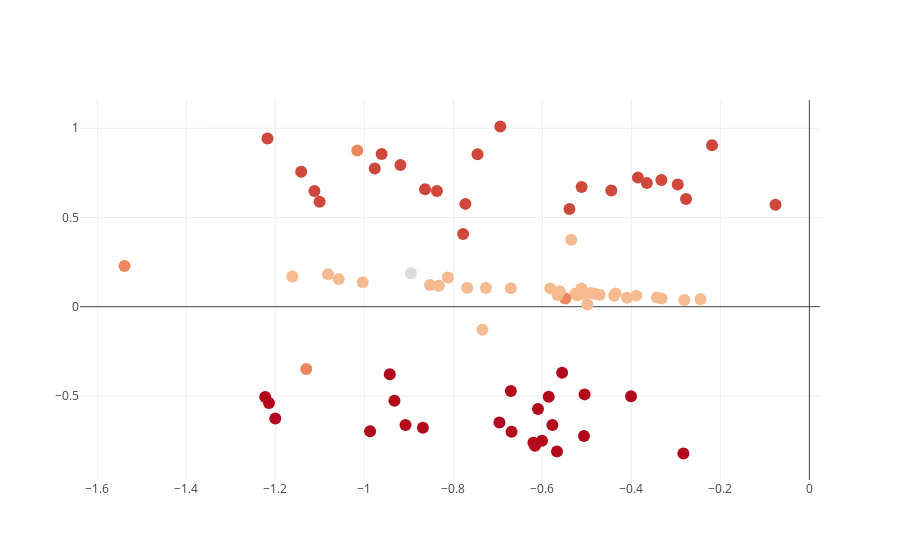

The notebook cell saved with this chart:
### Markdown cell above
What is interesting to note about the clustering without Personality Insights enrichment is that it appears to have a very clear stratification from -1 to 1.  These clusters appear to be somewhat intuitively grouped together.  What about when we run the same algorithm on the PI-enriched data?

### Code cell
## For Enriched Features
data = [go.Scatter(x = pcaDF.PC2_ENRICHED, 
                   y = pcaDF.PC1_ENRICHED, 
                   mode = 'markers',
                   name = 'Clusters with PI',
                   marker = dict(color = pcaDF.PI_PREDICTIONS, size = '12'),
                   text = pcaDF.PI_PREDICTIONS
                                 )
       ]

plotly.offline.iplot(data)

### Figure 1 — Plotly figure (JSON) as saved in the notebook; plotly's stock layout.template omitted (floating-point values rounded to 4 significant figures)
{"data": [{"marker": {"color": [3, 3, 3, 3, 2, 3, 3, 3, 3, 3, 3, 3, 3, 3, 3, 3, 3, 3, 3, 3, 3, 3, 3, 1, 3, 1, 1, 1, 1, 1, 2, 0, 1, 1, 1, 1, 1, 1, 1, 1, 1, 1, 1, 1, 1, 1, 1, 1, 1, 1, 1, 1, 1, 1, 1, 2, 1, 1, 1, 4, 2, 4, 4, 4, 4, 4, 4, 4, 4, 4, 4, 4, 4, 4, 4, 4, 4, 4, 4, 4, 4, 4, 4], "size": "12"}, "mode": "markers", "name": "Clusters with PI", "text": [3, 3, 3, 3, 2, 3, 3, 3, 3, 3, 3, 3, 3, 3, 3, 3, 3, 3, 3, 3, 3, 3, 3, 1, 3, 1, 1, 1, 1, 1, 2, 0, 1, 1, 1, 1, 1, 1, 1, 1, 1, 1, 1, 1, 1, 1, 1, 1, 1, 1, 1, 1, 1, 1, 1, 2, 1, 1, 1, 4, 2, 4, 4, 4, 4, 4, 4, 4, 4, 4, 4, 4, 4, 4, 4, 4, 4, 4, 4, 4, 4, 4, 4], "type": "scatter", "x": [-0.6945, -0.2187, -0.9612, -1.218, -1.016, -0.7456, -0.3325, -0.3853, -0.2958, -0.3651, -0.919, -0.9766, -0.5117, -1.142, -0.445, -0.2771, -0.07608, -0.8369, -0.8636, -0.5391, -1.112, -0.773, -1.101, -0.5351, -0.7781, -0.526, -0.4826, -0.8125, -0.769, -0.2445, -0.5484, -0.8952, -0.5823, -0.3319, -0.4912, -0.8326, -0.8524, -0.281, -0.4355, -0.5121, -0.5222, -0.5072, -0.3889, -0.4097, -1.082, -1.058, -0.6708, -0.5607, -0.3428, -0.4712, -0.507, -0.7267, -1.162, -1.004, -0.4386, -1.539, -0.5659, -0.4988, -0.7346, -0.5556, -1.131, -0.9429, -0.5051, -0.6709, -0.4007, -0.5857, -0.9323, -0.6098, -1.223, -1.214, -0.5774, -0.6965, -0.9075, -1.2, -0.6693, -0.5065, -0.8685, -0.9871, -0.6008, -0.6201, -0.283, -0.5671, -0.6165], "y": [1.01, 0.9048, 0.8556, 0.9432, 0.8753, 0.8545, 0.7103, 0.7234, 0.6848, 0.6926, 0.7937, 0.7751, 0.6707, 0.7558, 0.6518, 0.6042, 0.571, 0.648, 0.6588, 0.5469, 0.6485, 0.5762, 0.5885, 0.3757, 0.408, 0.0727, 0.0726, 0.163, 0.1066, 0.04199, 0.04631, 0.1878, 0.1026, 0.04618, 0.07735, 0.1168, 0.122, 0.03694, 0.07405, 0.1013, 0.0637, 0.0769, 0.06199, 0.05025, 0.182, 0.1545, 0.1028, 0.086, 0.05147, 0.06628, 0.07254, 0.1043, 0.1688, 0.1373, 0.06141, 0.2287, 0.06496, 0.01272, -0.129, -0.3702, -0.349, -0.3791, -0.4915, -0.4729, -0.5024, -0.5048, -0.5269, -0.5733, -0.5058, -0.5401, -0.6625, -0.6493, -0.6626, -0.6262, -0.7012, -0.7254, -0.6783, -0.6981, -0.7511, -0.7629, -0.8229, -0.8114, -0.7798]}], "layout": {}}
